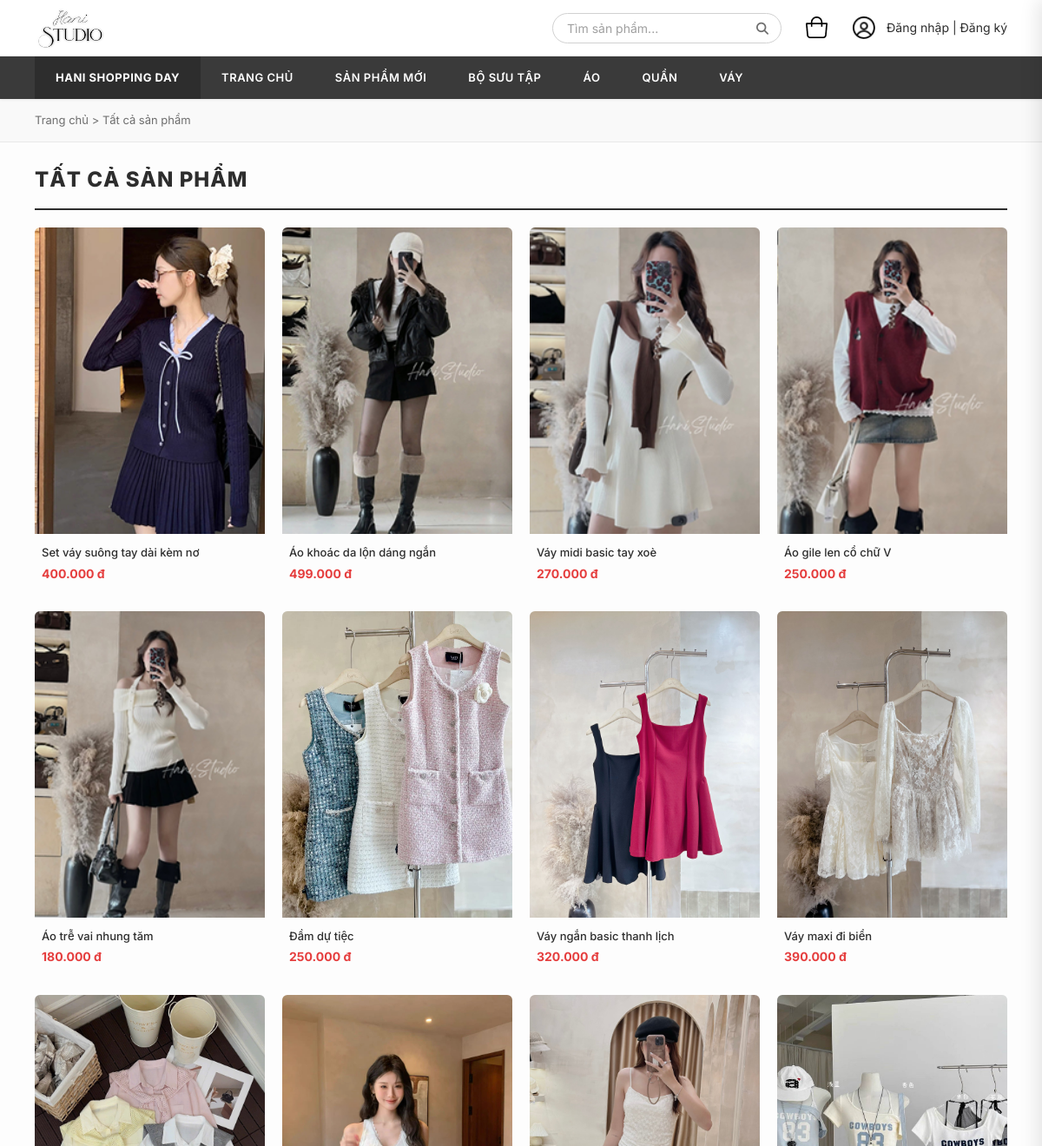
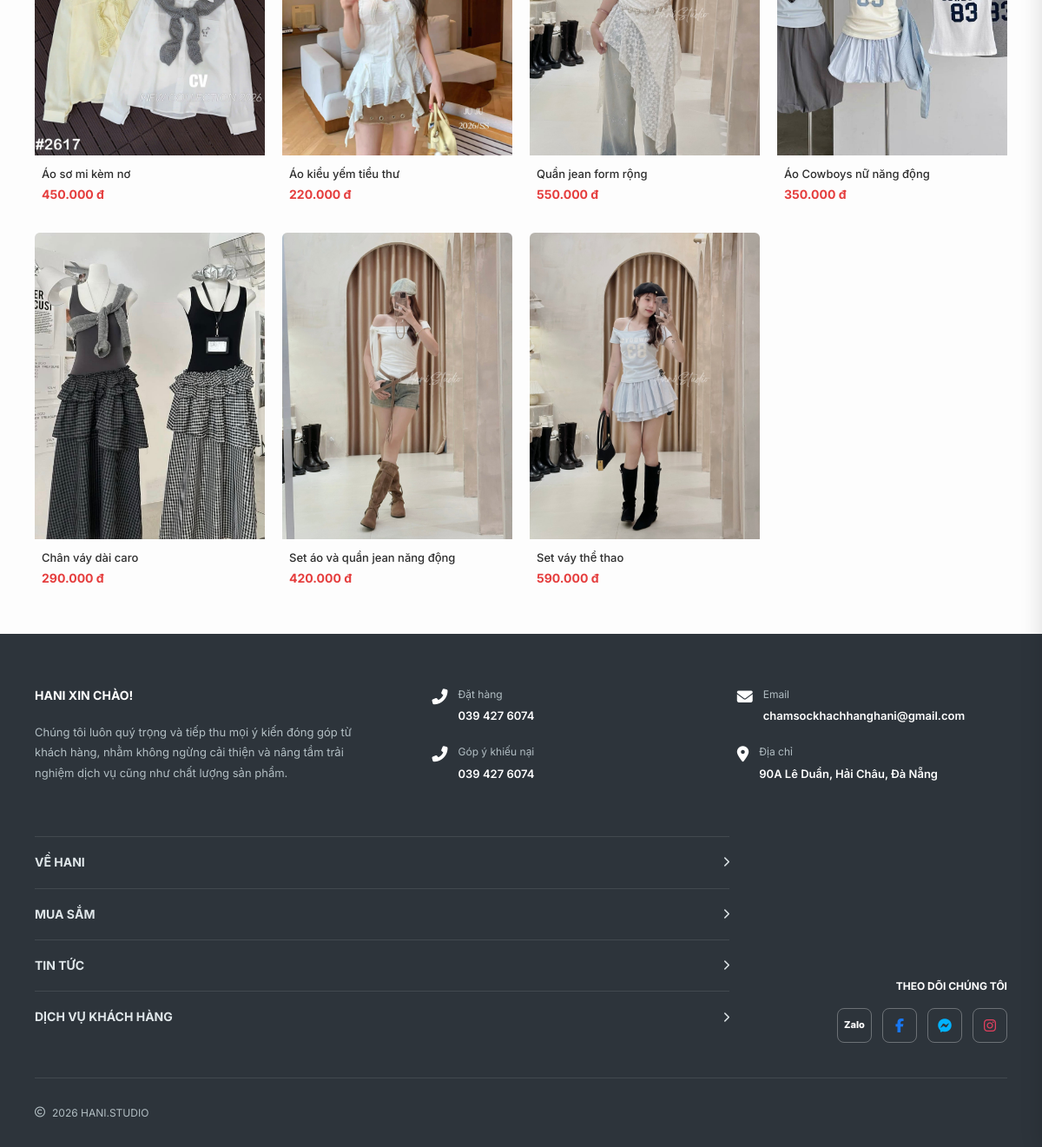
Screenshot of /products/ with the database file from the repository (2 pictures, top to bottom).
### reviews/models.py (models this page shows, shortened)
class Product(models.Model):
    name = models.CharField(max_length=255, verbose_name="Tên sản phẩm")
    code = models.CharField(max_length=50, unique=True, verbose_name="Mã sản phẩm")
    price = models.DecimalField(max_digits=12, decimal_places=0, verbose_name="Giá")
    old_price = models.DecimalField(max_digits=12, decimal_places=0, null=True, blank=True, verbose_name="Giá cũ")
    image_name = models.CharField(max_length=100, verbose_name="Tên file ảnh (trong static)")
    colors = models.JSONField(default=list, blank=True, verbose_name="Danh sách màu (JSON: name, hex)")
    sizes = models.JSONField(default=list, blank=True, verbose_name="Danh sách size (JSON list)")
    categories = models.ManyToManyField(Category, verbose_name="Danh mục")
    description = models.TextField(blank=True, verbose_name="Mô tả")
    class Meta:
        verbose_name = "Sản phẩm"
        verbose_name_plural = "Sản phẩm"

### reviews/views.py (the view)
# urls.py: path('products/', views.all_products, name='all_products'),
def all_products(request, category=None):
    category_names = {
        'san-pham-moi': 'SẢN PHẨM MỚI',
        'bo-suu-tap': 'BỘ SƯU TẬP THU ĐÔNG',
        'bo-suu-tap-he': 'BỘ SƯU TẬP HÈ',
        'ao': 'ÁO',
        'quan': 'QUẦN',
        'vay': 'VÁY'
    }
    all_p = get_all_products_from_db()
    if category:
        filtered = [p for p in all_p if category in p['category']]
        filtered = sorted(filtered, key=lambda x: x['id'])
        title = category_names.get(category, 'TẤT CẢ SẢN PHẨM')
        breadcrumb = title
    else:
        filtered = sorted(all_p, key=lambda x: x['id'])
        title = 'TẤT CẢ SẢN PHẨM'
        breadcrumb = 'Tất cả sản phẩm'
    if not filtered: filtered = all_p
    display = filtered
    winter_products = []
    summer_products = []
    if category == 'bo-suu-tap':
        winter_images = ['sp1.png', 'sp2.png', 'sp3.png', 'sp4.png', 'sp5.png']
        winter_products = [p for p in filtered if p['image'] in winter_images]
        summer_products = [p for p in filtered if p['image'] not in winter_images]
    if request.user.is_authenticated:
        cart_count = CartItem.objects.filter(user=request.user).count()
    else:
        cart_count = len(request.session.get('cart', []))
    return render(request, 'reviews/all_products.html', {
        'products': display,
        'winter_products': winter_products,
        'summer_products': summer_products,
        'category_slug': category,
        'title': title,
        'breadcrumb': breadcrumb,
        'cart_count': cart_count
    })

### reviews/context_processors.py (called while the page is built)
def coupons_processor(request):
    return {'COUPONS_LIST': COUPONS}

### reviews/templatetags/shop_filters.py (called while the page is built)
@register.filter
def format_price(value):
    try:
        return f"{value:,.0f} đ".replace(",", ".")
    except (ValueError, TypeError):
        return value

### reviews/views.py (called while the page is built)
def get_all_products_from_db():
    db_products = []
    for p_obj in Product.objects.all():
        db_products.append({
            'id': p_obj.id,
            'name': p_obj.name,
            'code': p_obj.code,
            'price': int(p_obj.price),
            'old_price': int(p_obj.old_price) if p_obj.old_price else None,
            'image': p_obj.image_name,
            'colors': p_obj.colors if p_obj.colors else [{'name': 'Mặc định', 'hex': '#ccc'}],
            'sizes': p_obj.sizes if p_obj.sizes else ['S', 'M', 'L'],
            'category': [cat.slug for cat in p_obj.categories.all()]
        })
    return db_products if db_products else PRODUCTS

### templates/reviews/all_products.html (shortened to what this page needs)
{% extends "base.html" %}
{% load static shop_filters %}
{% block content %}
<div class="breadcrumb">
    <a href="{% url 'home' %}">Trang chủ</a> &gt; <span>{{ breadcrumb }}</span>
</div>
{% if category_slug == 'bo-suu-tap' %}
    <h2 class="section-title" style="border-bottom: 2px solid var(--dark); margin: 0 40px; padding: 24px 0 14px;">BỘ SƯU TẬP THU ĐÔNG</h2>
    <div class="product-grid full-grid">
        {% for product in winter_products %}
        <div class="product-card" onclick="location.href='{% url 'product_detail' product.id %}'">
            <div class="product-card-image">
                <img src="{% static 'images/' %}{{ product.image }}" alt="{{ product.name }}" loading="lazy">
            </div>
            <div class="product-card-info">
                <p class="product-card-name">{{ product.name }}</p>
                <p class="product-card-price">{{ product.price|format_price }}</p>
            </div>
        </div>
        {% endfor %}
    </div>
    <h2 class="section-title" style="border-bottom: 2px solid var(--dark); margin: 40px 40px 0; padding: 24px 0 14px;">BỘ SƯU TẬP HÈ</h2>
    <div class="product-grid full-grid">
        {% for product in summer_products %}
        <div class="product-card" onclick="location.href='{% url 'product_detail' product.id %}'">
            <div class="product-card-image">
                <img src="{% static 'images/' %}{{ product.image }}" alt="{{ product.name }}" loading="lazy">
            </div>
            <div class="product-card-info">
                <p class="product-card-name">{{ product.name }}</p>
                <p class="product-card-price">{{ product.price|format_price }}</p>
            </div>
        </div>
        {% endfor %}
    </div>
{% else %}
    <h2 class="section-title" style="border-bottom: 2px solid var(--dark); margin: 0 40px; padding: 24px 0 14px;">{{ title }}</h2>
    <div class="product-grid full-grid">
        {% if products %}
            {% for product in products %}
            <div class="product-card" onclick="location.href='{% url 'product_detail' product.id %}'">
                <div class="product-card-image">
                    <img src="{% static 'images/' %}{{ product.image }}" alt="{{ product.name }}" loading="lazy">
                </div>
                <div class="product-card-info">
                    <p class="product-card-name">{{ product.name }}</p>
                    <p class="product-card-price">{{ product.price|format_price }}</p>
                </div>
            </div>
            {% endfor %}
        {% else %}
            <div style="grid-column: 1/-1; text-align: center; padding: 60px 0; color: #a0a0a0;">
                <i class="fas fa-search" style="font-size: 40px; margin-bottom: 16px; display: block;"></i>
                <p>Không tìm thấy sản phẩm nào phù hợp</p>
            </div>
        {% endif %}
    </div>
{% endif %}
{% endblock %}

### templates/base.html (shortened to what this page needs)
{% load static shop_filters %}
<!DOCTYPE html>
<html lang="vi">
<head>
    <link rel="stylesheet" href="https://cdnjs.cloudflare.com/ajax/libs/font-awesome/6.5.1/css/all.min.css">
    <link rel="stylesheet" href="{% static 'css/style.css' %}?v=2.0">
</head>
<body>
    <header class="header">
        <div class="header-top">
            <div class="header-left">
                <a href="{% url 'home' %}" class="logo-hani">
                    <img src="{% static 'images/logo.png' %}?v=1.2" alt="Hani Logo" class="logo-img">
                </a>
            </div>
            <div class="header-right">
                <form action="{% url 'search' %}" method="GET" class="search-bar">
                    <input type="text" name="q" placeholder="Tìm sản phẩm...">
                    <button type="submit" class="btn-search"><i class="fas fa-search"></i></button>
                </form>
                <button class="btn-cart-icon" onclick="openCart()">
                    <img src="{% static 'images/cart_icon.png' %}" alt="Cart" style="width: 26px; height: auto; display: block;">
                </button>
                {% if user.is_authenticated %}
                <div class="user-area" style="position: relative; display: flex; align-items: center;">
                    <div id="userMenuToggle" onclick="toggleUserMenu(event)" style="cursor: pointer; display: flex; align-items: center; gap: 8px; padding: 5px 0;">
                        <img src="{% static 'images/user_icon.png' %}" alt="User" style="width: 26px; height: 26px; object-fit: contain; display: block;">
                        <span class="username-display" style="font-weight: 500; font-size: 15px; color: #333;">{{ user.username }}</span>
                        <i class="fas fa-chevron-down" style="font-size: 11px; margin-left: 2px; color: #555;"></i>
                    </div>
                    {% if user.is_staff %}
                        <a href="/admin/" target="_blank" style="margin-left:10px; color:var(--green);" title="Quản trị"><i class="fas fa-user-shield"></i></a>
                    {% endif %}
                    <div id="userMenuDropdown" style="display: none; position: absolute; right: 0; top: 100%; background: #fff; box-shadow: 0 4px 12px rgba(0,0,0,0.15); border-radius: 4px; min-width: 220px; padding: 8px 0; z-index: 1000; margin-top: 5px;">
                        <a href="{% url 'profile' %}" style="display: flex; align-items: center; padding: 12px 20px; color: #333; text-decoration: none; font-size: 15px; font-weight: 500;">
                            <img src="{% static 'images/user_icon.png' %}" alt="User" style="width: 18px; height: 18px; object-fit: contain; margin-right: 12px;"> Thông tin cá nhân
                        </a>
                        <div style="border-top: 1px solid #f0f0f0; margin: 4px 0;"></div>
                        <a href="{% url 'logout' %}" style="display: flex; align-items: center; padding: 12px 20px; color: #e53935; text-decoration: none; font-size: 15px; font-weight: 500;">
                            <i class="fas fa-sign-out-alt" style="margin-right: 12px; font-size: 18px; width: 20px; text-align: center;"></i> Đăng xuất
                        </a>
                    </div>
                </div>
                {% else %}
                <div class="auth-area">
                    <img src="{% static 'images/user_icon.png' %}" alt="User" style="width: 26px; height: 26px; object-fit: contain; margin-right: 5px;">
                    <span><a href="{% url 'login' %}">Đăng nhập</a> | <a href="{% url 'register' %}">Đăng ký</a></span>
                </div>
                {% endif %}
            </div>
        </div>
        <nav class="nav-bar">
            <span class="nav-item nav-highlight">HANI SHOPPING DAY</span>
            <a href="{% url 'home' %}" class="nav-item {% if request.resolver_match.url_name == 'home' %}active{% endif %}">TRANG CHỦ</a>
            <a href="{% url 'all_products_cat' 'san-pham-moi' %}" class="nav-item {% if category_slug == 'san-pham-moi' %}active{% endif %}">SẢN PHẨM MỚI</a>
            <a href="{% url 'all_products_cat' 'bo-suu-tap' %}" class="nav-item {% if category_slug == 'bo-suu-tap' %}active{% endif %}">BỘ SƯU TẬP</a>
            <a href="{% url 'all_products_cat' 'ao' %}" class="nav-item {% if category_slug == 'ao' %}active{% endif %}">ÁO</a>
            <a href="{% url 'all_products_cat' 'quan' %}" class="nav-item {% if category_slug == 'quan' %}active{% endif %}">QUẦN</a>
            <a href="{% url 'all_products_cat' 'vay' %}" class="nav-item {% if category_slug == 'vay' %}active{% endif %}">VÁY</a>
        </nav>
    </header>
    <main class="page-content">
        {% block content %}{% endblock %}
    </main>
    <footer class="footer">
        <div class="footer-inner">
            <div class="footer-main">
                <div class="footer-intro">
                    <h4 class="footer-heading">HANI XIN CHÀO!</h4>
                    <p class="footer-text">Chúng tôi luôn quý trọng và tiếp thu mọi ý kiến đóng góp từ khách hàng, nhằm không ngừng cải thiện và nâng tầm trải nghiệm dịch vụ cũng như chất lượng sản phẩm.</p>
                </div>
                <div class="footer-contacts">
                    <div class="contact-col">
                        <div class="contact-item">
                            <i class="fas fa-phone-alt"></i>
                            <div class="contact-text">
                                <span class="contact-label">Đặt hàng</span>
                                <span class="contact-num">039 427 6074</span>
                            </div>
                        </div>
                        <div class="contact-item">
                            <i class="fas fa-phone-alt"></i>
                            <div class="contact-text">
                                <span class="contact-label">Góp ý khiếu nại</span>
                                <span class="contact-num">039 427 6074</span>
                            </div>
                        </div>
                    </div>
                    <div class="contact-col">
                        <div class="contact-item">
                            <i class="fas fa-envelope"></i>
                            <div class="contact-text">
                                <span class="contact-label">Email</span>
                                <span class="contact-num">chamsockhachhanghani@gmail.com</span>
                            </div>
                        </div>
                        <div class="contact-item">
                            <i class="fas fa-map-marker-alt"></i>
                            <div class="contact-text">
                                <span class="contact-label">Địa chỉ</span>
                                <span class="contact-num">90A Lê Duẩn, Hải Châu, Đà Nẵng</span>
                            </div>
                        </div>
                    </div>
                </div>
            </div>
            <div class="footer-nav-and-social">
                <div class="footer-nav-stack">
                    <div class="footer-nav-row">VỀ HANI <i class="fas fa-chevron-right"></i></div>
                    <div class="footer-nav-row">MUA SẮM <i class="fas fa-chevron-right"></i></div>
                    <div class="footer-nav-row">TIN TỨC <i class="fas fa-chevron-right"></i></div>
                    <div class="footer-nav-row">DỊCH VỤ KHÁCH HÀNG <i class="fas fa-chevron-right"></i></div>
                </div>
                <div class="footer-social-box">
                    <span class="social-label">THEO DÕI CHÚNG TÔI</span>
                    <div class="social-icons">
                        <a href="#" class="social-btn zalo">Zalo</a>
                        <a href="#" class="social-btn facebook"><i class="fab fa-facebook-f"></i></a>
                        <a href="#" class="social-btn messenger"><i class="fab fa-facebook-messenger"></i></a>
                        <a href="#" class="social-btn instagram"><i class="fab fa-instagram"></i></a>
                    </div>
                </div>
            </div>
            <div class="footer-copyright">
                <i class="far fa-copyright"></i> 2026 HANI.STUDIO
            </div>
        </div>
    </footer>
</body>
</html>

### rows the page displays
Product: image (picture), name "Set váy suông tay dài kèm nơ"
Product: image (picture), name "Áo khoác da lộn dáng ngắn"
Product: image (picture), name "Váy midi basic tay xoè"
Product: image (picture), name "Áo gile len cổ chữ V"
Product: image (picture), name "Áo trễ vai nhung tăm"
Product: image (picture), name "Đầm dự tiệc"
Product: image (picture), name "Váy ngắn basic thanh lịch"
Product: image (picture), name "Váy maxi đi biển"
Product: image (picture), name "Áo sơ mi kèm nơ"
Product: image (picture), name "Áo kiểu yếm tiểu thư"
Product: image (picture), name "Quần jean form rộng"
Product: image (picture), name "Áo Cowboys nữ năng động"
Product: image (picture), name "Chân váy dài caro"
Product: image (picture), name "Set áo và quần jean năng động"
Product: image (picture), name "Set váy thể thao"

### other values shown
{{ breadcrumb }} "Tất cả sản phẩm"
{{ title }} "TẤT CẢ SẢN PHẨM"
{{ product.price|format_price }} "400.000 đ" "499.000 đ" "270.000 đ" "250.000 đ" "180.000 đ" "250.000 đ" "320.000 đ" "390.000 đ" "450.000 đ" "220.000 đ" "550.000 đ" "350.000 đ" "290.000 đ" "420.000 đ" "590.000 đ"
